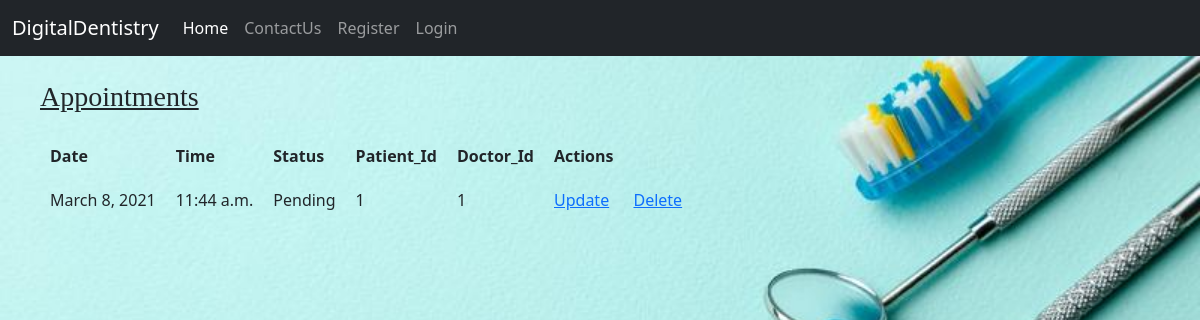
/appointment/, run on the app's committed database.
### accounts/models.py (models this page shows)
class Appointment(models.Model):
    AppointmentId= models.AutoField(primary_key=True)
    date = models.DateField()
    time = models.TimeField()
    status = models.CharField(choices=[('Pending','Pending'),('Completed', 'Completed')], max_length=60)
    doctorname= models.CharField(choices=[('Uma','Uma'),('kumar', 'kumar')], max_length=60)
    PatId = models.IntegerField()
    DoctId = models.IntegerField()
    class Meta:
        db_table="Appointment"

### accounts/views.py (the view)
# urls.py: path('appointment/',views.appointment),
def appointment(request):
    allappointments=Appointment.objects.all()
    return render(request, "appointment.html", {"Appoint":allappointments})

### templates/appointment.html (shortened to what this page needs)
<!DOCTYPE html>
{%load static%}
<html lang="en">
<head>
</head>
<body style="background-image:url('/static/images/background.jpg');background-repeat:no-repeat;background-size:100%;">
{% include 'base.html' %}
<br>
<u><h3 style="font-family:verdana;font-size:25px  margin-top: 150px;margin-bottom: 20px;margin-right: 150px;margin-left: 40px;">Appointments</h3></u>
<table style=" margin-top: 10px;margin-bottom: 20px;margin-right: 80px;margin-left: 40px;">
<tr >
<th style="padding:10px">Date</th>
<th style="padding:10px">Time</th>
<th style="padding:10px">Status</th>
<th style="padding:10px">Patient_Id</th>
<th style="padding:10px">Doctor_Id</th>
<th style="padding:10px">Actions</th>
</tr>
{% for i in Appoint%}
<tr>
<td style="padding:10px">{{i.date}}</td>
<td style="padding:10px">{{i.time}}</td>
<td style="padding:10px">{{i.status}}</td>
<td style="padding:10px">{{i.PatId}}</td>
<td style="padding:10px">{{i.DoctId}}</td>
<td style="padding:10px"><a href="/updateappointment/{{i.PatId}}">Update</a></td>
<td style="padding:10px"><a href="/deletedapt/{{i.PatId}}">Delete</a></td>
</tr>
{% endfor %}
</table>
</body>
</html>

### data on the page
Appointment: date "March 8, 2021", time "11:44 a.m.", status "Pending", PatId "1", DoctId "1"
